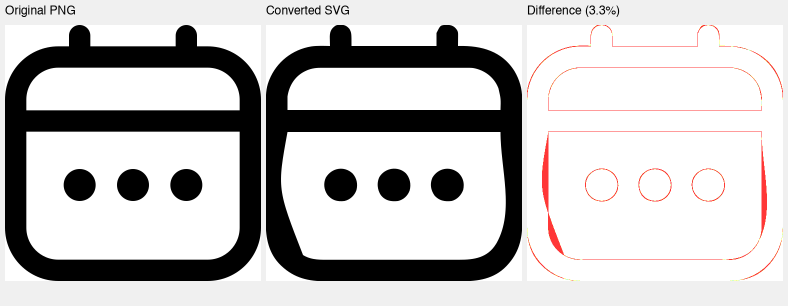
#> input picture data/images/calendar.optimized.comparison.png, 1576 x 612 px (shown at 1/2 size); its folder holds only this picture in this run
$ python -i training_data_manager.py   (imports and definitions only)   (older library calls are emulated)
#> lines starting #> are read from the running program, lines starting #| are printed output that depends on the picture; after the words box and inside, x2 and y2 are one past the last pixel; in counts of white or black regions, pixels touching at a corner belong together
# backend/ai_modules/optimization/training_data_manager.py
"""Comprehensive training data preparation and organization system"""

import os
import json
import shutil
import hashlib
import logging
from typing import Dict, List, Any, Optional, Tuple, Union
from pathlib import Path
from dataclasses import dataclass, asdict
import numpy as np
from PIL import Image
import cv2
from concurrent.futures import ThreadPoolExecutor
import time

# Configure logging
# [1 line not run here, left out]
logger = logging.getLogger(__name__)


@dataclass
class ImageMetadata:
    """Metadata for training images"""
    file_path: str
    category: str
    file_size: int
    dimensions: Tuple[int, int]
    color_channels: int
    bit_depth: int
    quality_score: float
    complexity_score: float
    has_transparency: bool
    dominant_colors: List[Tuple[int, int, int]]
    file_hash: str
    validation_status: str  # 'valid', 'invalid', 'warning'
    validation_messages: List[str]


@dataclass
class DatasetSplit:
    """Dataset split configuration"""
    training_ratio: float = 0.7
    validation_ratio: float = 0.2
    test_ratio: float = 0.1
    stratified: bool = True
    random_seed: int = 42


@dataclass
class BatchConfig:
    """Batch loading configuration"""
    batch_size: int = 32
    shuffle: bool = True
    drop_last: bool = False
    num_workers: int = 4
    prefetch_factor: int = 2
    pin_memory: bool = True


class ImageQualityAnalyzer:
    """Analyzes image quality and complexity"""

    # [38 lines left out: function calculate_quality_score, not called in this run]

    @staticmethod
    def calculate_complexity_score(image_path: str) -> float:
        """Calculate image complexity score"""
        try:
            image = Image.open(image_path)
#> image is the input picture: PIL image 1576x612 RGBA; mean R, G, B, A 112.8, 110.9, 110.7, 169.4
            img_array = np.array(image)

            # Convert to grayscale
            if len(img_array.shape) == 3:
                gray = cv2.cvtColor(img_array, cv2.COLOR_RGB2GRAY)
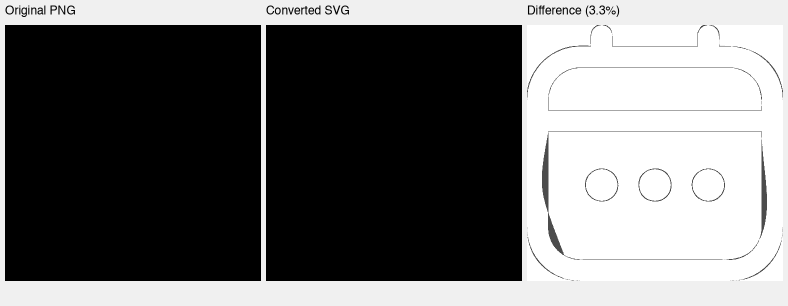
#> gray: shape (612, 1576) (shown at 1/2 size); min 0, max 255, mean 111.4
            else:
                gray = img_array

            # Edge density (Canny edges)
            edges = cv2.Canny(gray, 50, 150)
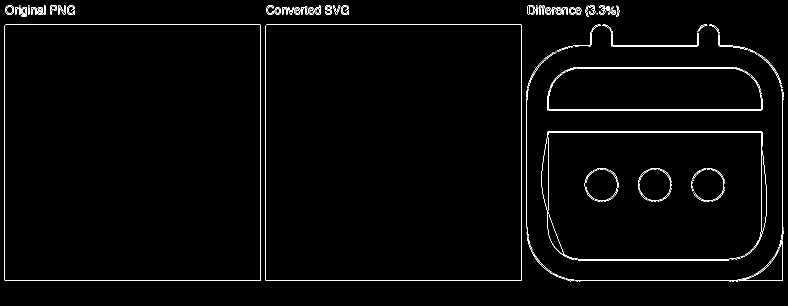
#> edges: shape (612, 1576) (shown at 1/2 size); 1.6% white in thin lines or dots, all inside (x1, y1, x2, y2) = (9, 10, 1567, 563)
            edge_density = np.sum(edges > 0) / edges.size
#> edge_density = 0.0158

            # Gradient magnitude
            grad_x = cv2.Sobel(gray, cv2.CV_64F, 1, 0, ksize=3)
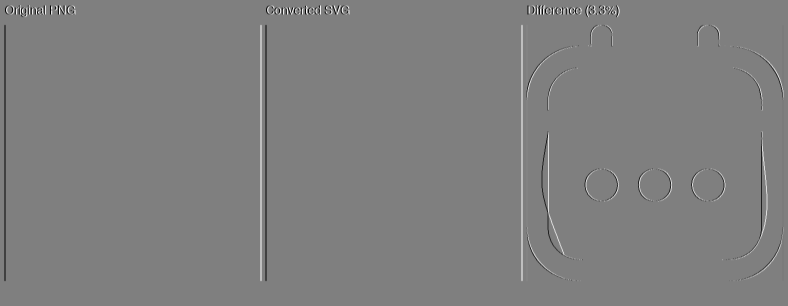
#> grad_x: shape (612, 1576) float64 (shown at 1/2 size); min -960, max 960, mean 0; drawn with min black and max white
            grad_y = cv2.Sobel(gray, cv2.CV_64F, 0, 1, ksize=3)
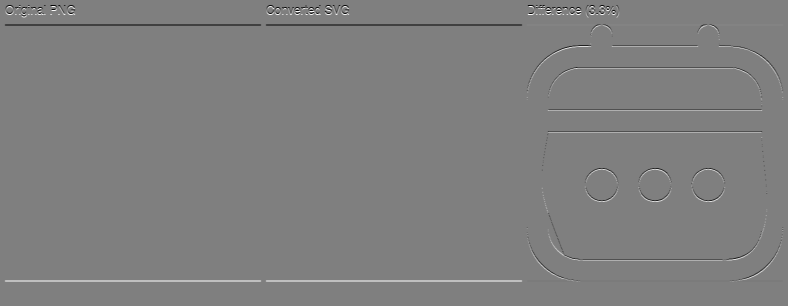
#> grad_y: shape (612, 1576) float64 (shown at 1/2 size); min -960, max 960, mean 0; drawn with min black and max white
            gradient_magnitude = np.sqrt(grad_x**2 + grad_y**2).mean()
#> gradient_magnitude = 20.87

            # Texture analysis (local binary patterns approximation)
            texture_score = np.std(gray) / 128.0
#> texture_score = 0.963

            # Normalize and combine
            normalized_edges = min(edge_density * 10, 1.0)
#> normalized_edges = 0.158
            normalized_gradient = min(gradient_magnitude / 100.0, 1.0)
#> normalized_gradient = 0.209
            normalized_texture = min(texture_score, 1.0)
#> normalized_texture = 0.963

            complexity_score = (normalized_edges * 0.5 +
                              normalized_gradient * 0.3 +
                              normalized_texture * 0.2)
#> complexity_score = 0.334

            return min(complexity_score, 1.0)

        except Exception as e:
            logger.warning(f"Complexity analysis failed for {image_path}: {e}")
            return 0.5  # Default moderate complexity


class ImageValidator:
    """Validates training images for quality and suitability"""

    # [71 lines left out: functions __init__, validate_image, not called in this run]


class TrainingDataManager:
    """Comprehensive training data preparation and organization system"""

    # [513 lines left out: functions __init__, scan_and_organize_data, _discover_image_files, _process_single_image, _determine_category, _calculate_file_hash and 11 more, not called in this run]

>>> result = ImageQualityAnalyzer().calculate_complexity_score('../../../data/images/calendar.optimized.comparison.png')
#> result = 0.334

$ run again, on data/images/heart.optimized.comparison.png
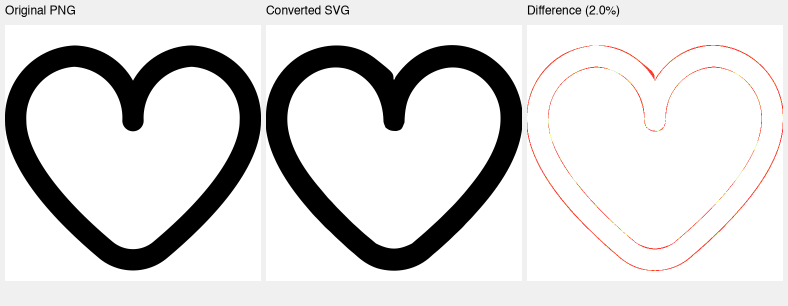
#> input picture data/images/heart.optimized.comparison.png, 1576 x 612 px (shown at 1/2 size)
#> in calculate_complexity_score, image is the input picture: PIL image 1576x612 RGBA; mean R, G, B, A 112.8, 111.8, 111.5, 150.3
#> in calculate_complexity_score, `edges = cv2.Canny(gray, 50, 150)`:
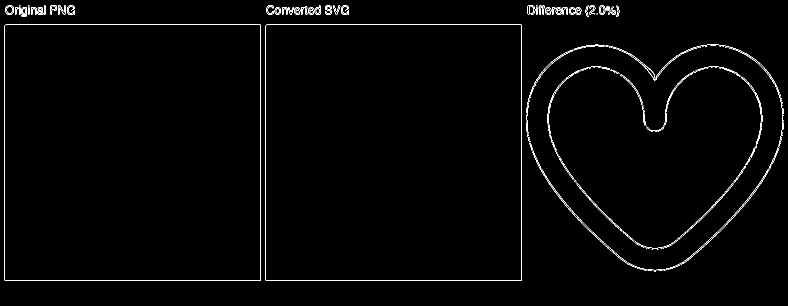
#> edges: shape (612, 1576) (shown at 1/2 size); 1.2% white in thin lines or dots, all inside (x1, y1, x2, y2) = (9, 10, 1567, 562)
#> edge_density = 0.0125
#> in calculate_complexity_score, `grad_y = cv2.Sobel(gray, cv2.CV_64F, 0, 1, ksize=3)`:
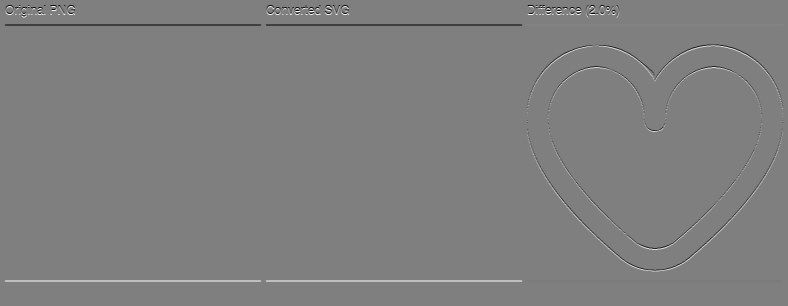
#> grad_y: shape (612, 1576) float64 (shown at 1/2 size); min -960, max 960, mean 0; drawn with min black and max white
#> gradient_magnitude = 19.65
#> texture_score = 0.965
#> normalized_edges = 0.125
#> normalized_gradient = 0.196
#> normalized_texture = 0.965
#> complexity_score = 0.314
